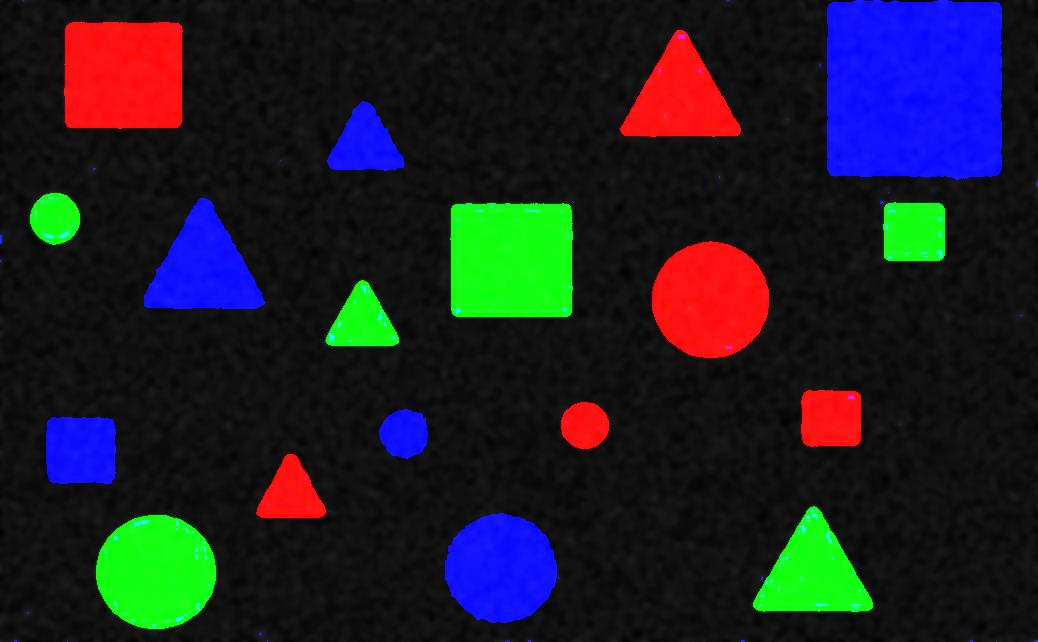
%> input picture hw_2/res_2_4.jpg, 1038 x 642 px
$ octave part2_analyze.m   (GNU Octave 9; MATLAB toolbox functions it lacks are replaced by stand-ins)
%> lines starting %> are read from the running program, lines starting %| are printed output that depends on the picture; in (x1, y1, x2, y2) boxes, pixels count from 0 and x2, y2 are one past the last pixel; in counts of white or black regions, pixels touching at a corner belong together; the program's own positions count from 1
img = imread('res_2_4.jpg');
%> img is the input picture: size 642x1038x3 uint8; mean R, G, B 29.6, 30.1, 37
figure; imshow(img); title('Исходное изображение');

%% a) Два красных объекта на максимальном расстоянии
redChannel = img(:,:,1);
greenChannel = img(:,:,2);
blueChannel = img(:,:,3);
redObjects = redChannel > 150 & greenChannel < 100 & blueChannel < 100;
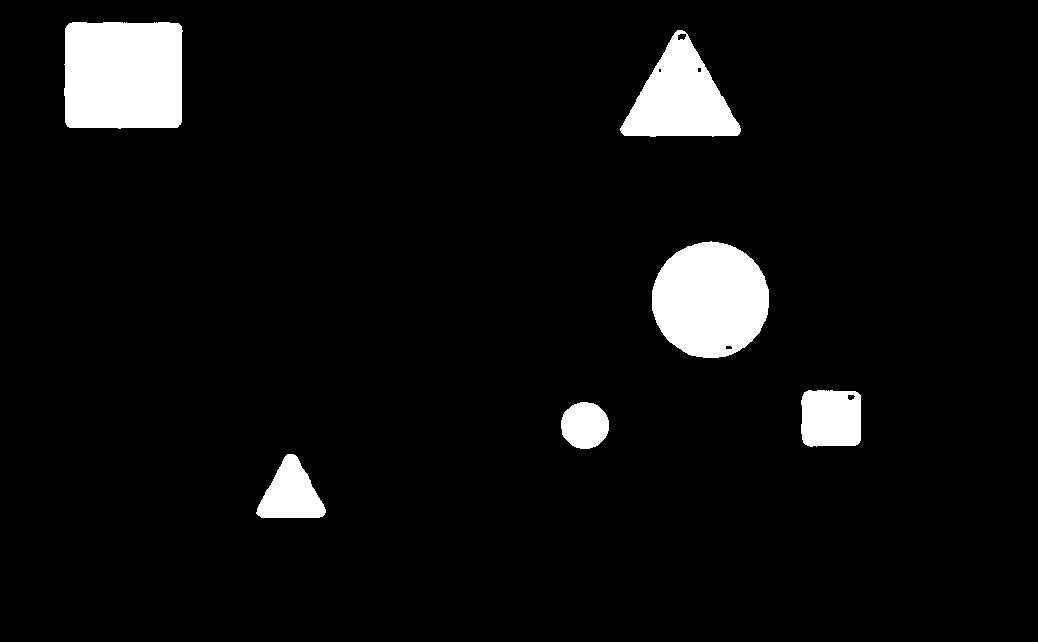
%> redObjects: size 642x1038 logical; 5.7% white; 6 white regions, box (x1, y1, x2, y2) and area: (64, 22, 183, 129) 12311, (652, 241, 769, 358) 10698, (620, 30, 741, 137) 7190, (801, 390, 861, 447) 3207, (256, 454, 326, 518) 2734, (561, 402, 609, 449) 1777

redObjects = bwareaopen(redObjects, 50);
redObjects = imfill(redObjects, 'holes');
%> redObjects: size 642x1038 logical; 5.7% white; 6 white regions, box (x1, y1, x2, y2) and area: (64, 22, 183, 129) 12311, (652, 241, 769, 358) 10715, (620, 30, 741, 137) 7247, (801, 390, 861, 447) 3235, (256, 454, 326, 518) 2734, (561, 402, 609, 449) 1777

redStats = regionprops(redObjects, 'Centroid');
%> redStats = 6 regions; Centroid: [124 75.8], [291.7 494.5], [585.4 426], [681 98.9], [711 300.6], [831.8 418.9]
redCentroids = cat(1, redStats.Centroid);
%> redCentroids = [124 75.78; 291.7 494.5; 585.4 426; 681 98.86; 711 300.6; 831.8 418.9]

if size(redCentroids,1) >= 2
    distances = pdist(redCentroids);
%> distances = [451.1 579.3 557.6 628.6 786.6 301.7 555.1 462.1 545.4 340.8 177.5 246.4 203.9 353.7 169]
    distanceMatrix = squareform(distances);
%> distanceMatrix = [0 451.1 579.3 557.6 628.6 786.6; 451.1 0 301.7 555.1 462.1 545.4; 579.3 301.7 0 340.8 177.5 246.4; 557.6 555.1 340.8 0 203.9 353.7; 628.6 462.1 177.5 203.9 0 169; 786.6 545.4 246.4 353.7 169 0]
    [maxDist, idx] = max(distanceMatrix(:));
%> maxDist = 786.6; idx = 6
    [obj1, obj2] = ind2sub(size(distanceMatrix), idx);
%> obj1 = 6; obj2 = 1

    figure;
    imshow(img); hold on;
    plot(redCentroids([obj1 obj2],1), redCentroids([obj1 obj2],2), 'yx', 'MarkerSize', 15, 'LineWidth', 2);
    plot(redCentroids([obj1 obj2],1), redCentroids([obj1 obj2],2), 'm-', 'LineWidth', 2);
    title(['Два самых далеких красных объекта: расстояние = ', num2str(maxDist)]);
    hold off;
else
    disp('Не найдено достаточно красных объектов для анализа');
end

%% b) Два зеленых объекта на минимальном расстоянии
greenObjects = greenChannel > 150 & redChannel < 100 & blueChannel < 100;
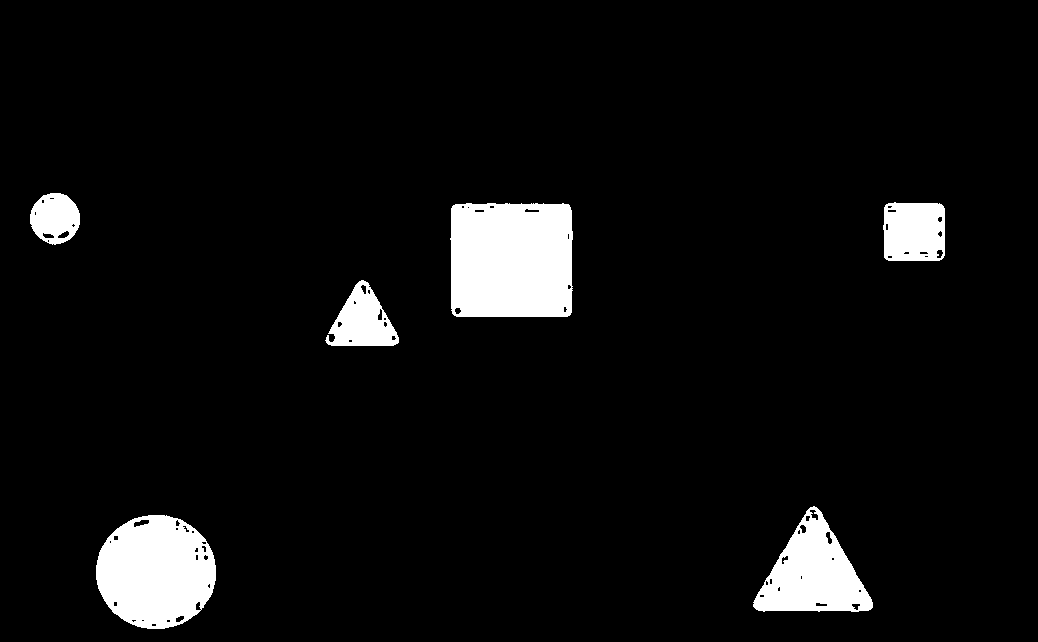
%> greenObjects: size 642x1038 logical; 5.9% white; 6 white regions, box (x1, y1, x2, y2) and area: (450, 203, 573, 317) 13560, (96, 515, 216, 629) 10498, (753, 506, 873, 612) 6927, (883, 202, 945, 261) 3367, (325, 280, 399, 346) 2769, (30, 193, 80, 245) 1898
greenObjects = bwareaopen(greenObjects, 50);
greenObjects = imfill(greenObjects, 'holes');
%> greenObjects: size 642x1038 logical; 6% white; 6 white regions, box (x1, y1, x2, y2) and area: (450, 203, 573, 317) 13675, (96, 515, 216, 629) 10776, (753, 506, 873, 612) 7194, (883, 202, 945, 261) 3505, (325, 280, 399, 346) 2894, (30, 193, 80, 245) 2003

greenStats = regionprops(greenObjects, 'Centroid');
%> greenStats = 6 regions; Centroid: [55.6 219.1], [156.6 572.5], [363.4 322], [512 260.9], [813.7 574.4], [914.9 232.5]
greenCentroids = cat(1, greenStats.Centroid);
%> greenCentroids = [55.65 219.1; 156.6 572.5; 363.4 322; 512 260.9; 813.7 574.4; 914.9 232.5]

if size(greenCentroids,1) >= 2
    distances = pdist(greenCentroids);
%> distances = [367.6 324.6 458.3 837.2 859.3 324.9 472.7 657.1 831 160.7 516.2 558.7 435.1 403.8 356.5]
    distanceMatrix = squareform(distances);
%> distanceMatrix = [0 367.6 324.6 458.3 837.2 859.3; 367.6 0 324.9 472.7 657.1 831; 324.6 324.9 0 160.7 516.2 558.7; 458.3 472.7 160.7 0 435.1 403.8; 837.2 657.1 516.2 435.1 0 356.5; 859.3 831 558.7 403.8 356.5 0]
    distanceMatrix(distanceMatrix == 0) = Inf;
    [minDist, idx] = min(distanceMatrix(:));
%> minDist = 160.7; idx = 16
    [obj1, obj2] = ind2sub(size(distanceMatrix), idx);
%> obj1 = 4; obj2 = 3

    figure;
    imshow(img); hold on;
    plot(greenCentroids([obj1 obj2],1), greenCentroids([obj1 obj2],2), 'wx', 'MarkerSize', 15, 'LineWidth', 2);
    plot(greenCentroids([obj1 obj2],1), greenCentroids([obj1 obj2],2), 'm-', 'LineWidth', 2);
    title(['Два самых близких зеленых объекта: расстояние = ', num2str(minDist)]);
    hold off;
else
    disp('Не найдено достаточно зеленых объектов для анализа');
end

%% c) Наибольший по площади синий объект
blueObjects = blueChannel > 150 & redChannel < 100 & greenChannel < 100;
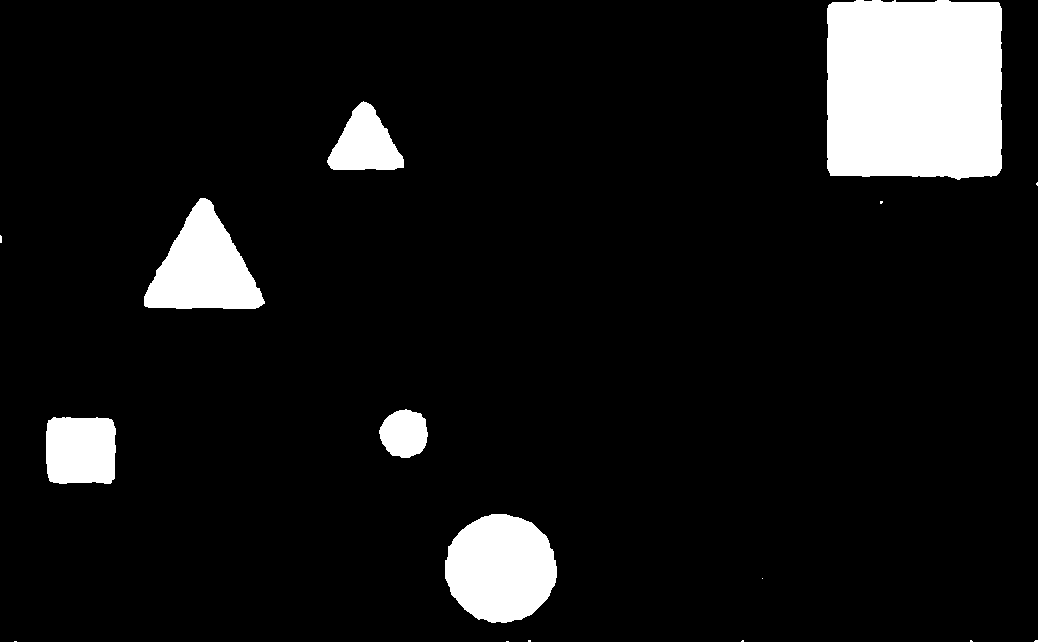
%> blueObjects: size 642x1038 logical; 8.6% white; 16 white regions (10 under 20 px), largest, box (x1, y1, x2, y2) and area: (827, 0, 1002, 180) 30490, (445, 514, 557, 623) 9488, (144, 198, 265, 309) 7763, (46, 417, 116, 484) 4434, (327, 101, 404, 170) 3254, (379, 409, 428, 458) 1834
blueObjects = bwareaopen(blueObjects, 50);
%> blueObjects: size 642x1038 logical; 8.6% white; 6 white regions
blueObjects = imfill(blueObjects, 'holes');

blueStats = regionprops(blueObjects, 'Area', 'BoundingBox');
%> blueStats = 6 regions; box (x1, y1, x2, y2) and Area: (827, 0, 1002, 180) 30490, (445, 514, 557, 623) 9488, (144, 198, 265, 309) 7763, (46, 417, 116, 484) 4434, (327, 101, 404, 170) 3254, (379, 409, 428, 458) 1834
if ~isempty(blueStats)
    [~, idx] = max([blueStats.Area]);
%> idx = 6
    figure;
    imshow(img); hold on;
    rectangle('Position', blueStats(idx).BoundingBox, 'EdgeColor', 'm', 'LineWidth', 2);
    title('Наибольший по площади синий объект');
    hold off;
else
    disp('Синие объекты не найдены');
end

%% d) Квадратные объекты
allObjects = imbinarize(rgb2gray(img), 'adaptive');
%> allObjects: size 642x1038 logical; 25.4% white; 824 white regions (410 under 20 px), largest, box (x1, y1, x2, y2) and area: (827, 0, 1002, 180) 16527, (450, 203, 573, 317) 12425, (64, 22, 183, 129) 11397
allObjects = bwareaopen(allObjects, 50);
allObjects = imfill(allObjects, 'holes');
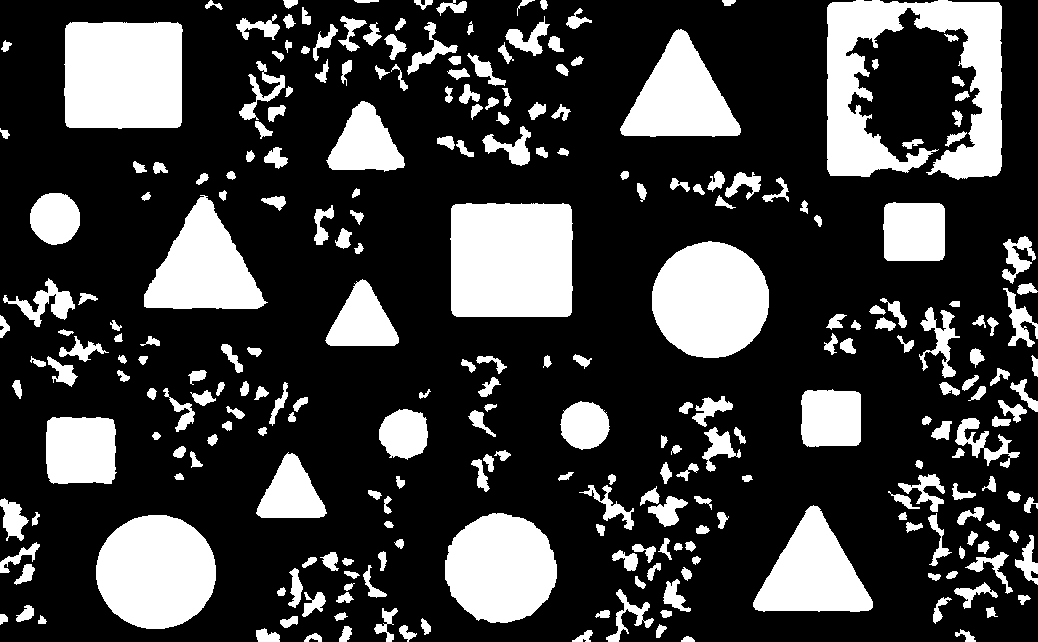
%> allObjects: size 642x1038 logical; 24.8% white; 265 white regions

stats = regionprops(allObjects, 'Area', 'BoundingBox', 'Extent');
%> stats = 265 regions; largest, box (x1, y1, x2, y2), Area and Extent: (827, 0, 1002, 180) 16689 0.53, (450, 203, 573, 317) 13682 0.976, (64, 22, 183, 129) 12324 0.968, (96, 515, 216, 629) 10780 0.788, (652, 241, 769, 358) 10722 0.783
aspectRatios = zeros(1, length(stats));
squareIndices = [];

for i = 1:length(stats)
    bbox = stats(i).BoundingBox;
    aspectRatio = bbox(3)/bbox(4);
    aspectRatios(i) = aspectRatio;
    if abs(aspectRatio - 1) < 0.2 && stats(i).Extent > 0.8
        squareIndices = [squareIndices i];
    end
end
%> this loop made 265 passes
%> (bbox, aspectRatio, squareIndices) on passes 15, 19: ([46.5 417.5 71 67], 1.06, 15), ([64.5 22.5 119 107], 1.11, [15 19])
%> after the loop, aspectRatios = 265 values, max 8.33 at index 95, min 0.318 at index 265, mean 1.12; squareIndices = [15 19 122 202 213]

figure;
imshow(img); hold on;
for i = squareIndices
    rectangle('Position', stats(i).BoundingBox, 'EdgeColor', 'm', 'LineWidth', 2);
end
%> this loop made 5 passes
%> i on passes 1 to 5: 15, 19, 122, 202, 213
title(['Квадратные объекты: найдено ', num2str(length(squareIndices)), ' шт.']);
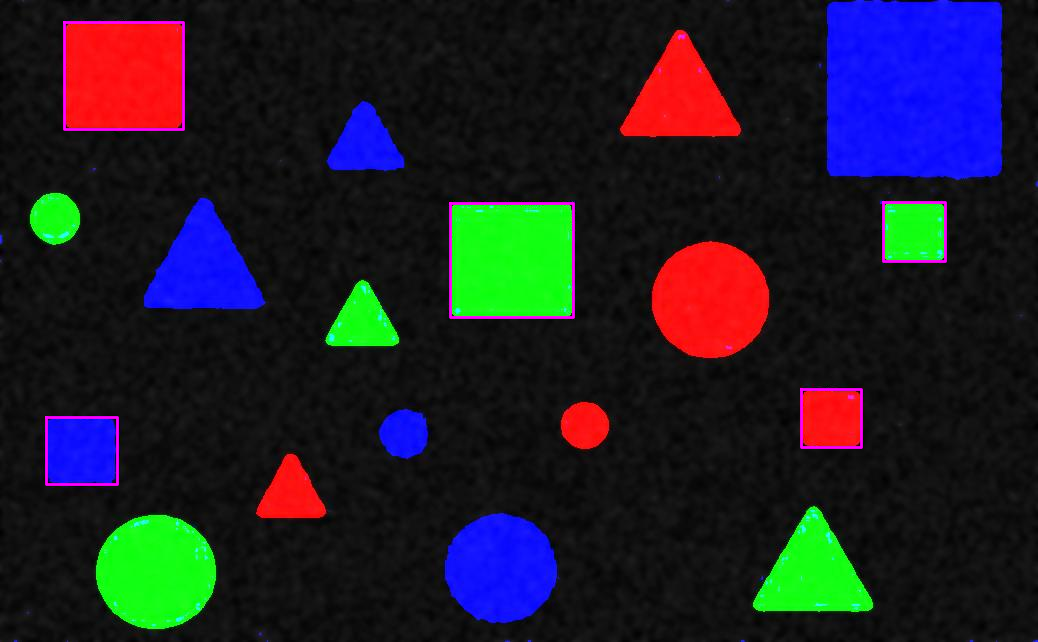
%> figure redrawn from the program's plot data; its title reads 'Квадратные объекты: найдено 5 шт.'
hold off;

$ run again, with hw_2/res2.jpg copied over hw_2/res_2_4.jpg
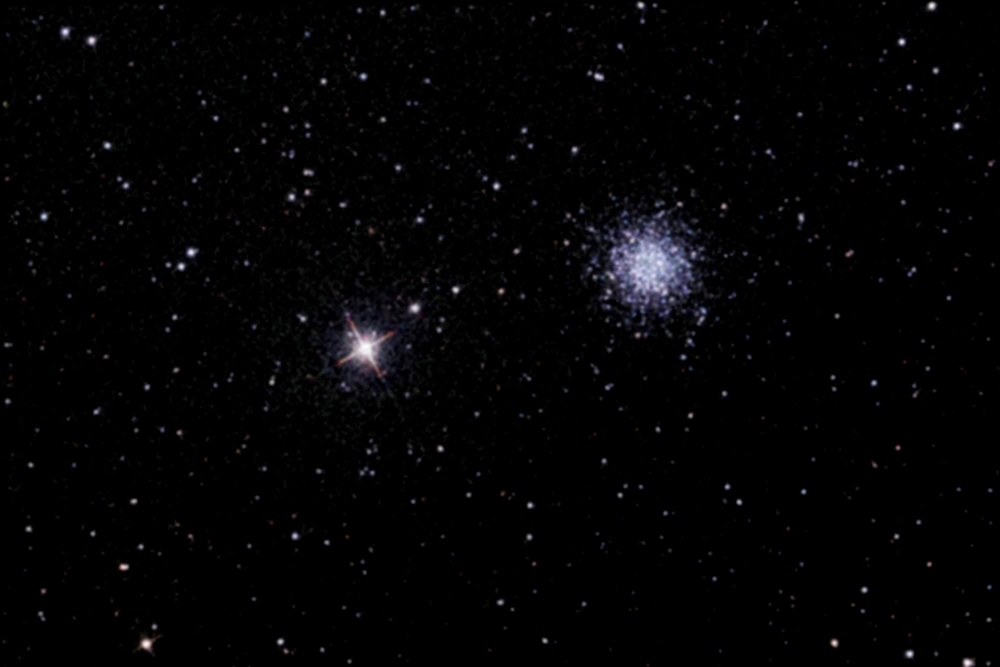
%> input picture hw_2/res2.jpg, 1000 x 667 px, shrunk from 2004 x 1336 before the run
%> img is the input picture: size 667x1000x3 uint8; mean R, G, B 3.7, 3.6, 4.4
%> redObjects: size 667x1000 logical; every value is 0
%> redStats = 0 regions
%> redCentroids = []
%> greenStats = 0 regions
%> greenCentroids = []
%> blueStats = 0 regions
%> `allObjects = imbinarize(rgb2gray(img), 'adaptive');`:
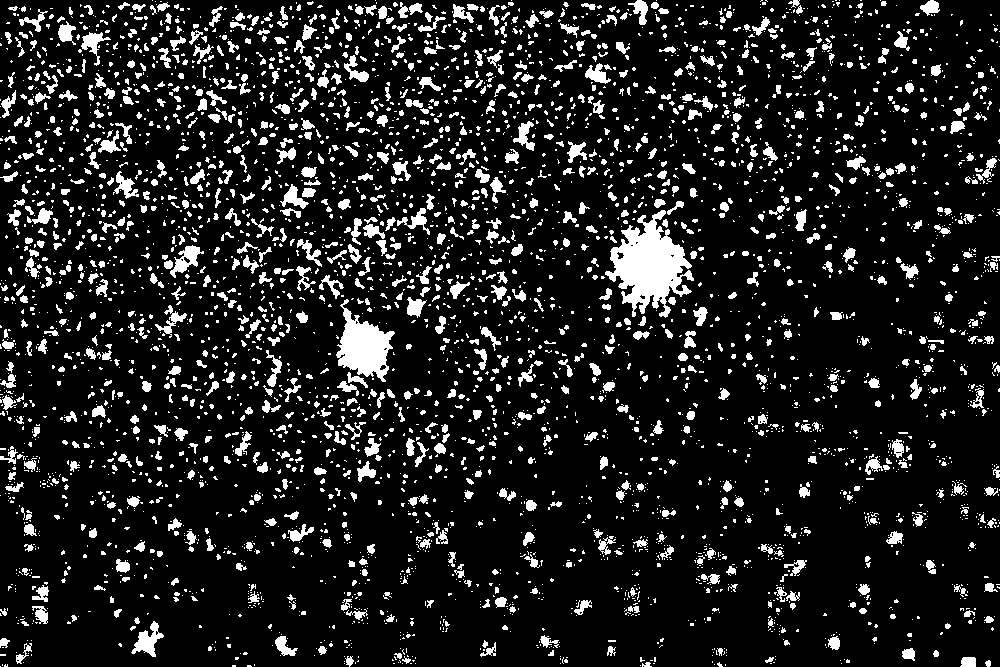
%> allObjects: size 667x1000 logical; 12.6% white; 4537 white regions (3432 under 20 px), largest, box (x1, y1, x2, y2) and area: (605, 210, 694, 318) 4821, (336, 299, 395, 382) 2442, (131, 621, 164, 657) 504
%> stats = 366 regions; largest, box (x1, y1, x2, y2), Area and Extent: (605, 210, 694, 318) 4883 0.508, (336, 299, 395, 382) 2480 0.506, (131, 621, 164, 657) 510 0.429, (170, 245, 204, 278) 478 0.426, (81, 32, 111, 66) 338 0.331
%> the loop `for i = 1:length(stats)` made 366 passes
%> (bbox, aspectRatio) on passes 1 to 3: ([0.5 171.5 18 11], 1.64), ([0.5 374.5 16 14], 1.14), ([0.5 395.5 17 15], 1.13)
%> after the loop `for i = 1:length(stats)`: aspectRatios = 366 values, max 2.83 at index 137, min 0.3 at index 83, mean 1.08; squareIndices = 65
%> the loop `for i = squareIndices` made 1 pass
%> i on pass 1: 65
%> `title(['Квадратные объекты: найдено ', num2str(length(squareIndices)),..`:
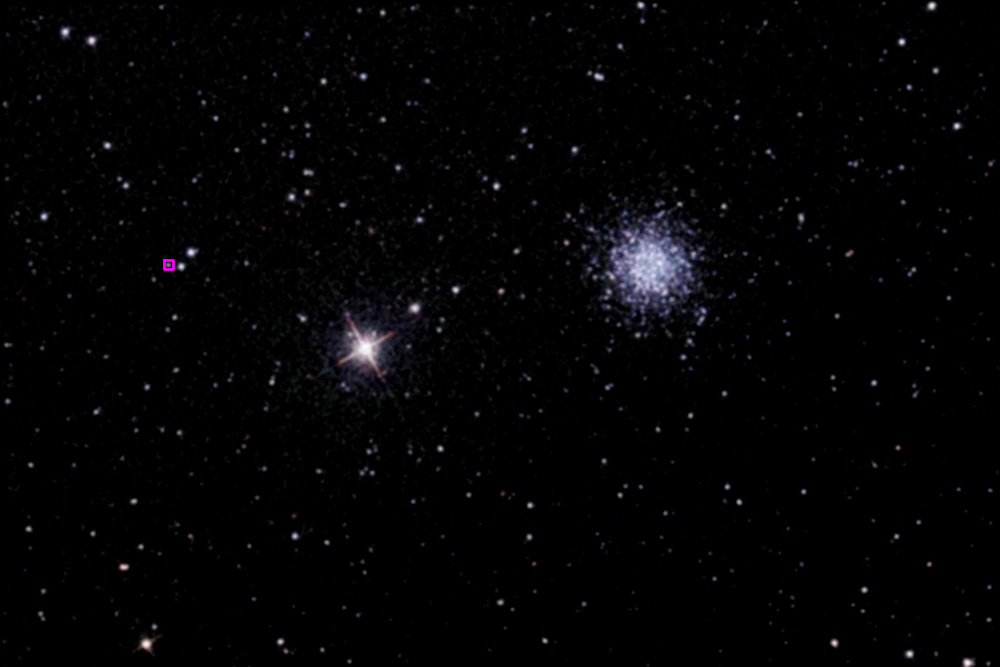
%> figure redrawn from the program's plot data; its title reads 'Квадратные объекты: найдено 1 шт.'
